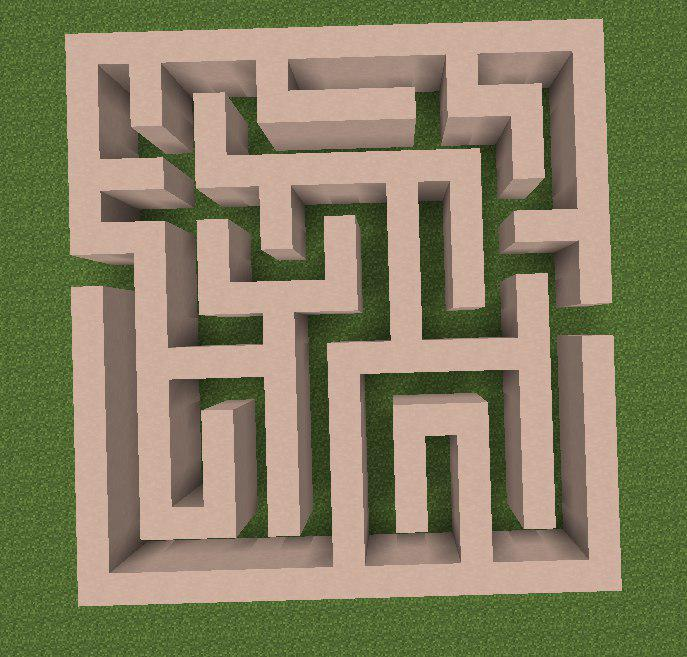
#> input picture images/image_2.jpg, 687 x 657 px
$ python test.py
#> lines starting #> are read from the running program, lines starting #| are printed output that depends on the picture; after the words box and inside, x2 and y2 are one past the last pixel; in counts of white or black regions, pixels touching at a corner belong together
import cv2
import numpy as np


if __name__ == '__main__':
    def nothing(*arg):
        pass

cv2.namedWindow("result")  # создаем главное окно
cv2.namedWindow("settings")  # создаем окно настроек


# создаем 6 бегунков для настройки начального и конечного цвета фильтра
cv2.createTrackbar('h1', 'settings', 0, 255, nothing)
#> slider 'h1' is set to 85
cv2.createTrackbar('s1', 'settings', 0, 255, nothing)
#> slider 's1' is set to 85
cv2.createTrackbar('v1', 'settings', 0, 255, nothing)
#> slider 'v1' is set to 85
cv2.createTrackbar('h2', 'settings', 255, 255, nothing)
cv2.createTrackbar('s2', 'settings', 255, 255, nothing)
cv2.createTrackbar('v2', 'settings', 255, 255, nothing)
crange = [0, 0, 0, 0, 0, 0]

while True:
    img = cv2.imread("./images/image_2.jpg")
#> img is the input picture: shape (657, 687, 3); mean B, G, R 98.6, 128.4, 134.4
    hsv = cv2.cvtColor(img, cv2.COLOR_BGR2HSV)
#> hsv: shape (657, 687, 3); mean H, S, V 24.5, 91.8, 143.9

    # считываем значения бегунков
    h1 = cv2.getTrackbarPos('h1', 'settings')
    s1 = cv2.getTrackbarPos('s1', 'settings')
    v1 = cv2.getTrackbarPos('v1', 'settings')
    h2 = cv2.getTrackbarPos('h2', 'settings')
    s2 = cv2.getTrackbarPos('s2', 'settings')
    v2 = cv2.getTrackbarPos('v2', 'settings')

    # формируем начальный и конечный цвет фильтра
    h_min = np.array((h1, s1, v1), np.uint8)
    h_max = np.array((h2, s2, v2), np.uint8)

    # накладываем фильтр на кадр в модели HSV
    thresh = cv2.inRange(hsv, h_min, h_max)
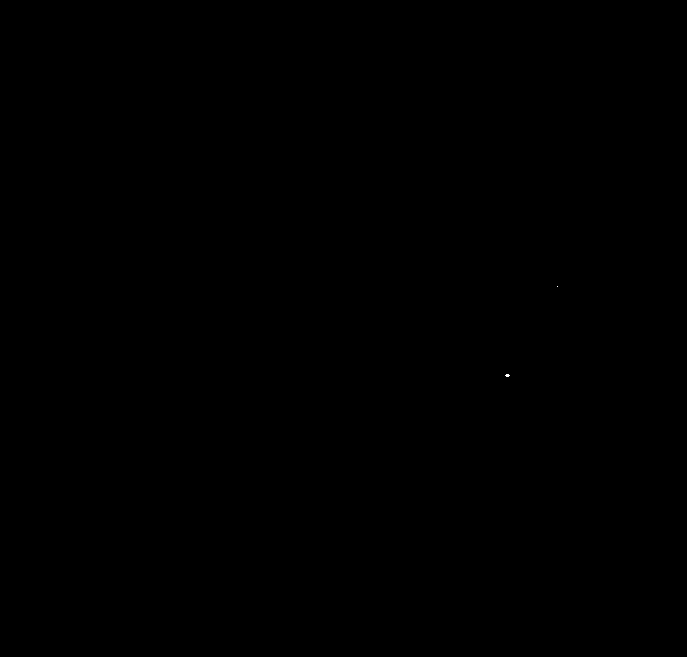
#> thresh: shape (657, 687); 0% white in thin lines or dots, all inside (x1, y1, x2, y2) = (505, 286, 558, 377)

    cv2.imshow('result', thresh)

    ch = cv2.waitKey(5)
#> (key Esc is pressed here)
    if ch == 27:
        break

#> (the run stopped early here; a loop or call above may not have finished)
